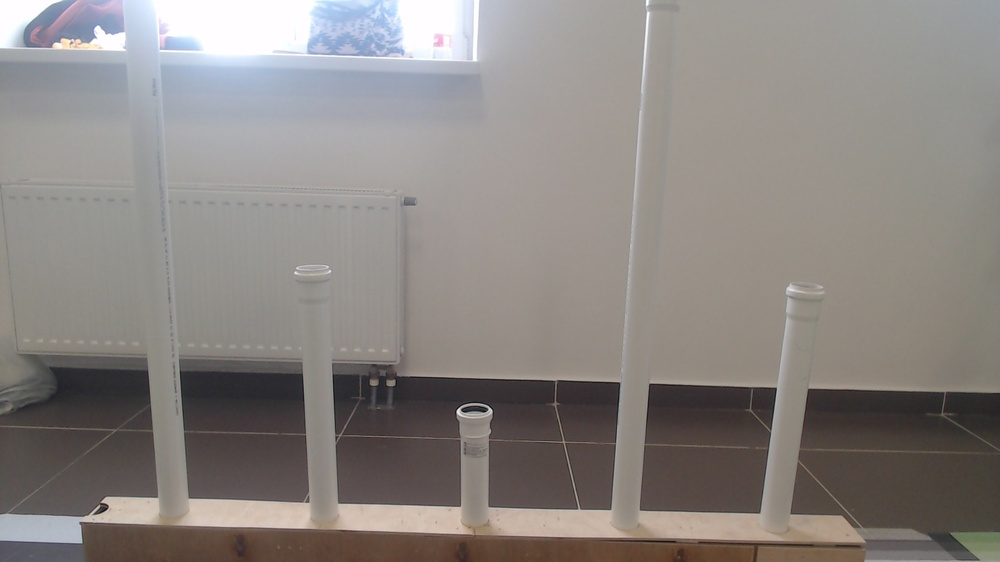
#> input picture opencv_tests/lab-alt.jpg, 1000 x 562 px, shrunk from 1920 x 1080 before the run, given in place of the camera
$ python test0.py
#> lines starting #> are read from the running program, lines starting #| are printed output that depends on the picture; after the words box and inside, x2 and y2 are one past the last pixel; in counts of white or black regions, pixels touching at a corner belong together
import numpy as np
import cv2
import time


def main_video():
    fps = 0
    show_fps = 0
    temp_time = int(time.time())
    cap = cv2.VideoCapture(0)
    while True:

        ret, frame = cap.read()
#> frame is the input picture: shape (562, 1000, 3); mean B, G, R 130, 133.5, 138.8
        if not ret:
            print("Can't receive frame (stream end?). Exiting ...")
            break
        fps += 1
        if temp_time != int(time.time()):
            print(fps)
            show_fps = fps
            fps = 0
        temp_time = int(time.time())
        font = cv2.FONT_HERSHEY_PLAIN
        frame = cv2.putText(frame, f'FPS {show_fps}', (0, 15), font, 1, (255, 255, 255), 2, cv2.LINE_AA)
#> frame: shape (562, 1000, 3); 0.05% of pixels changed, all inside (x1, y1, x2, y2) = (1, 4, 48, 17)
        frame = cv2.putText(frame, f'FPS {show_fps}', (0, 30), font, 1, (0, 0, 0), 2, cv2.LINE_AA)
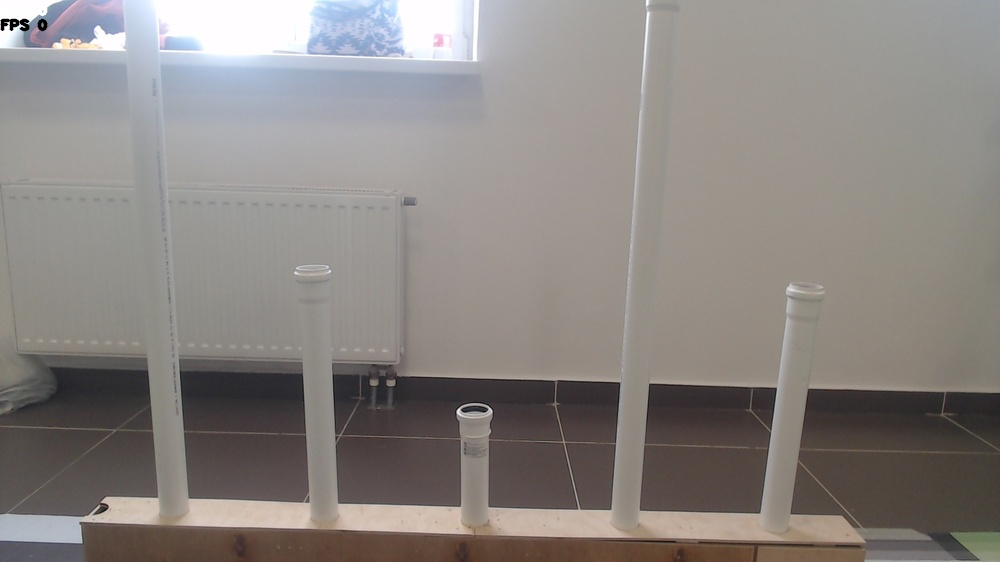
#> frame: shape (562, 1000, 3); mean B, G, R 129.9, 133.4, 138.7

        cv2.imshow('test', frame)

        gray = cv2.cvtColor(frame, cv2.COLOR_BGR2GRAY)
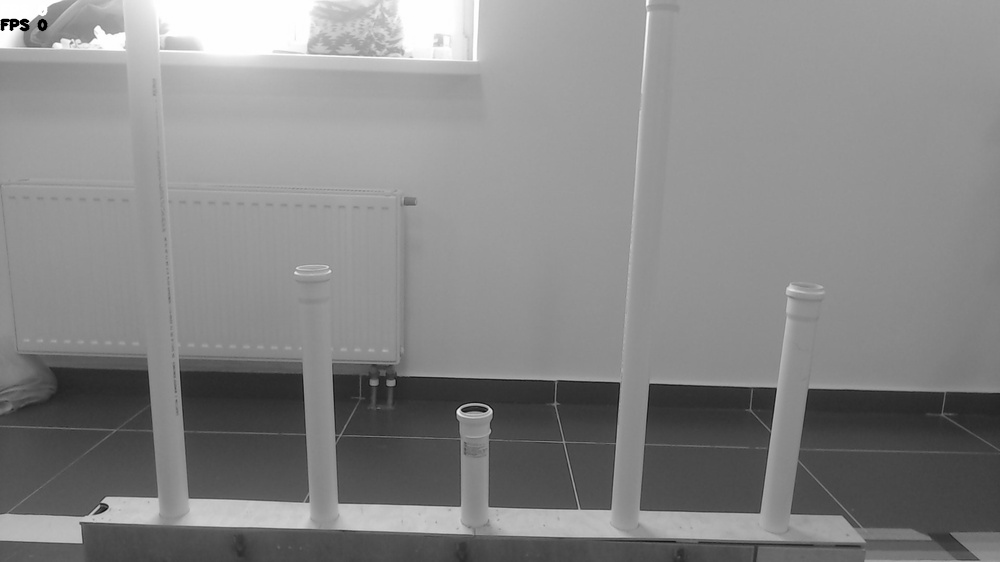
#> gray: shape (562, 1000); min 0, max 255, mean 134.6
        b, g, r = cv2.split(frame)
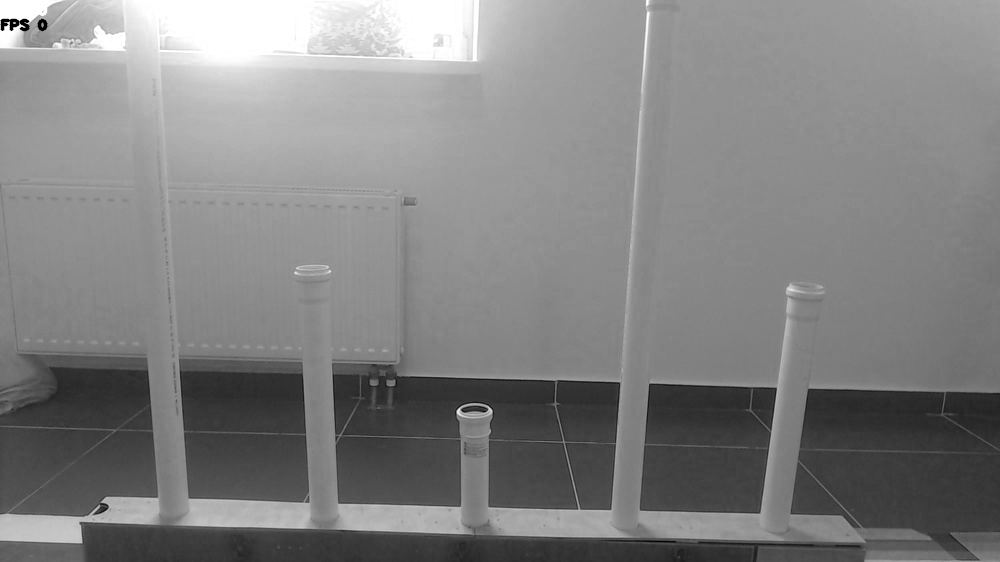
#> b: shape (562, 1000); min 0, max 255, mean 129.9

        sift = cv2.SIFT_create()
        kp = sift.detect(gray, None)
#> kp = 273 keypoints; strongest (x, y, size): (11, 29, 2.3), (2, 29, 2.2), (20, 26, 2.2), (7, 20, 2.2)
        siftt = cv2.drawKeypoints(gray, kp, frame)

        ret, threshold_image = cv2.threshold(frame, 127, 255, 0)
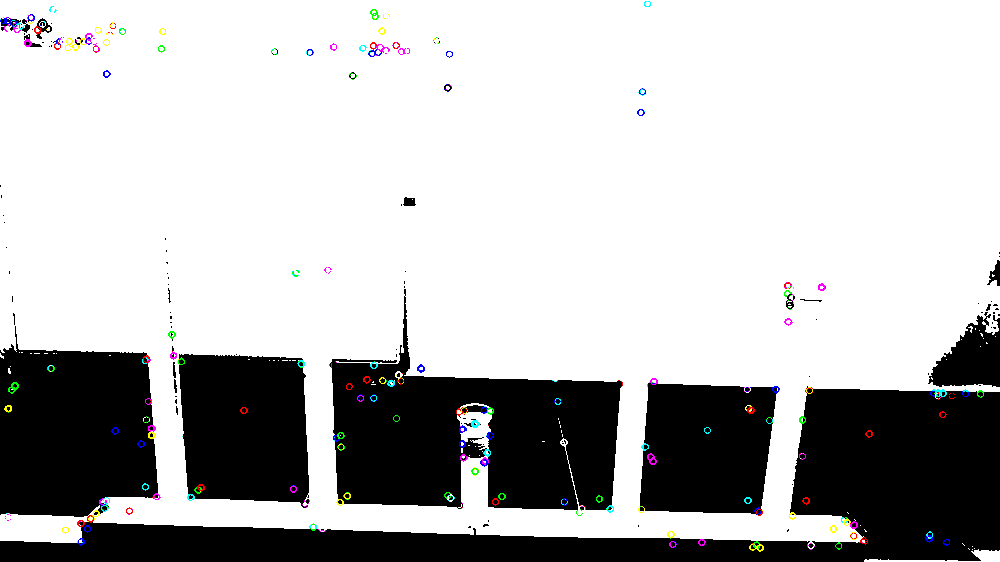
#> threshold_image: shape (562, 1000, 3); mean B, G, R 186, 185.8, 185.9

        cv2.imshow('green', g)
        cv2.imshow('gray', gray)
        cv2.imshow('threshold_image', threshold_image)
        cv2.imshow('sift', siftt)
        if cv2.waitKey(1) & 0xFF == ord('q'):
#> (key q is pressed here)
            break
        if cv2.waitKey(1) & 0xFF == ord('й'):
            break

    # When everything done, release the capture
    cap.release()
    cv2.destroyAllWindows()


def main_photo(path):
    frame = cv2.imread(path)
    gray = cv2.cvtColor(frame, cv2.COLOR_BGR2GRAY)
    b, g, r = cv2.split(frame)

    ret, threshold_image = cv2.threshold(frame, 127, 255, 0)

    sift = cv2.SIFT_create()
    kp = sift.detect(gray, None)
    siftt = cv2.drawKeypoints(frame, kp, frame)

    cv2.imshow('green', g)
    cv2.imshow('gray', gray)
    cv2.imshow('threshold_image', threshold_image)
    cv2.imshow('sift', siftt)
    cv2.waitKey(0)
    cv2.destroyAllWindows()


if __name__ == '__main__':
    main_video()
    # main_photo('lab.png')

$ run again, on opencv_tests/lab-latest-1.jpg
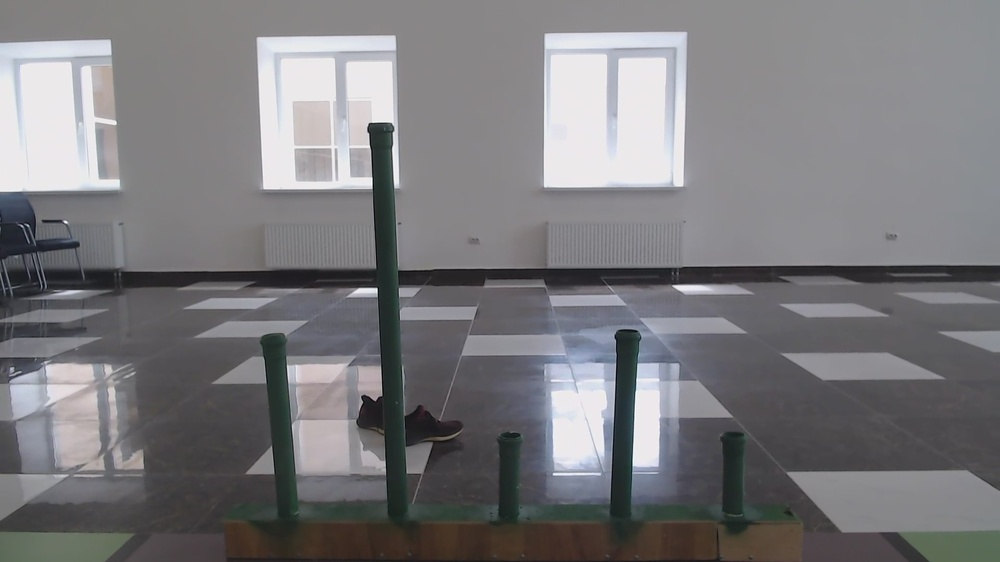
#> input picture opencv_tests/lab-latest-1.jpg, 1000 x 562 px, shrunk from 1920 x 1080 before the run, given in place of the camera
#> in main_video, frame is the input picture: shape (562, 1000, 3); mean B, G, R 124.6, 121.8, 122.6
#> in main_video, `b, g, r = cv2.split(frame)`:
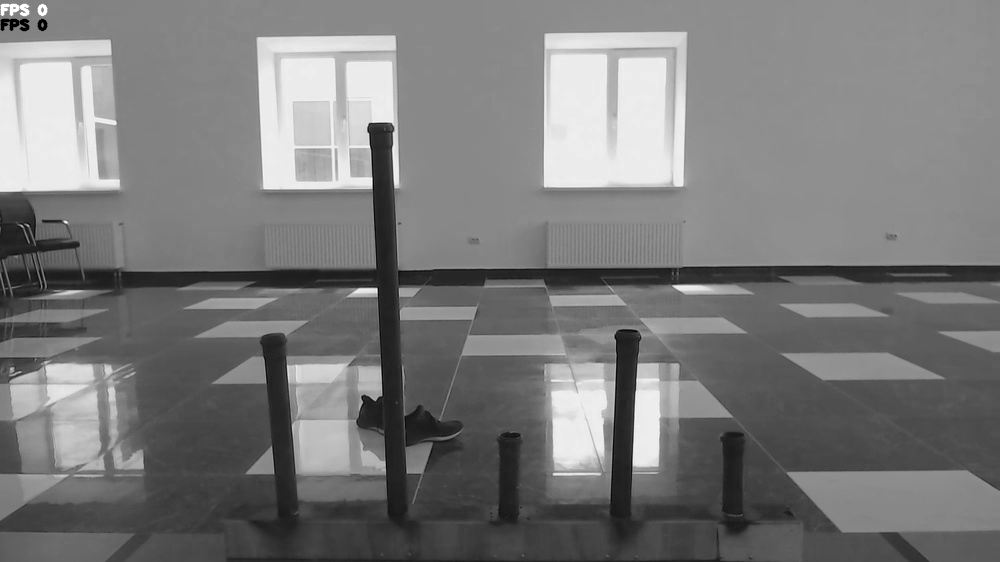
#> r: shape (562, 1000); min 0, max 255, mean 122.6
#> kp = 534 keypoints; strongest (x, y, size): (373, 291, 6.5), (65, 222, 2), (379, 134, 16.7), (646, 452, 21.9)
#> in main_video, `ret, threshold_image = cv2.threshold(frame, 127, 255, 0)`:
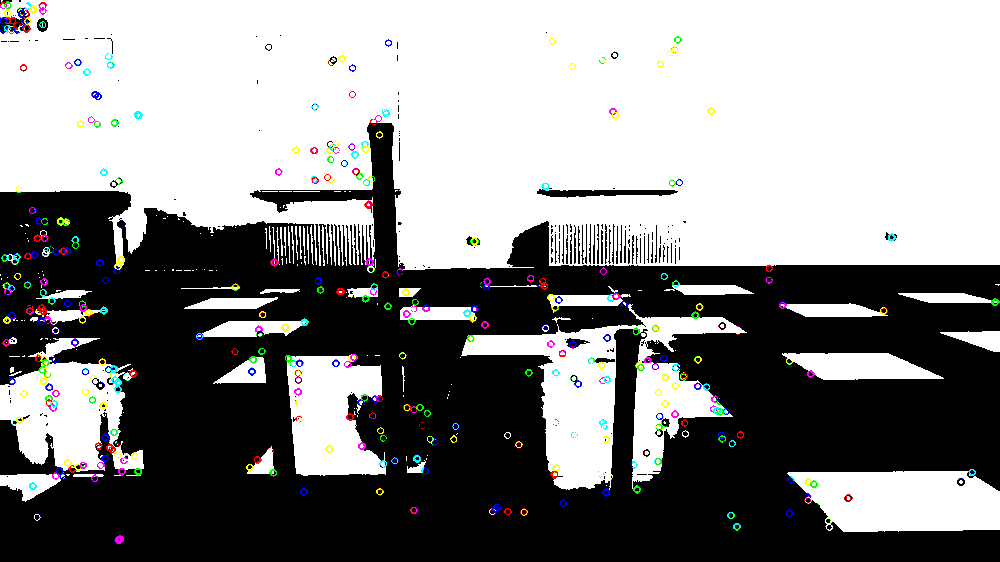
#> threshold_image: shape (562, 1000, 3); mean B, G, R 138.1, 138.2, 138.2

$ run again, on opencv_tests/lab-latest-2.jpg
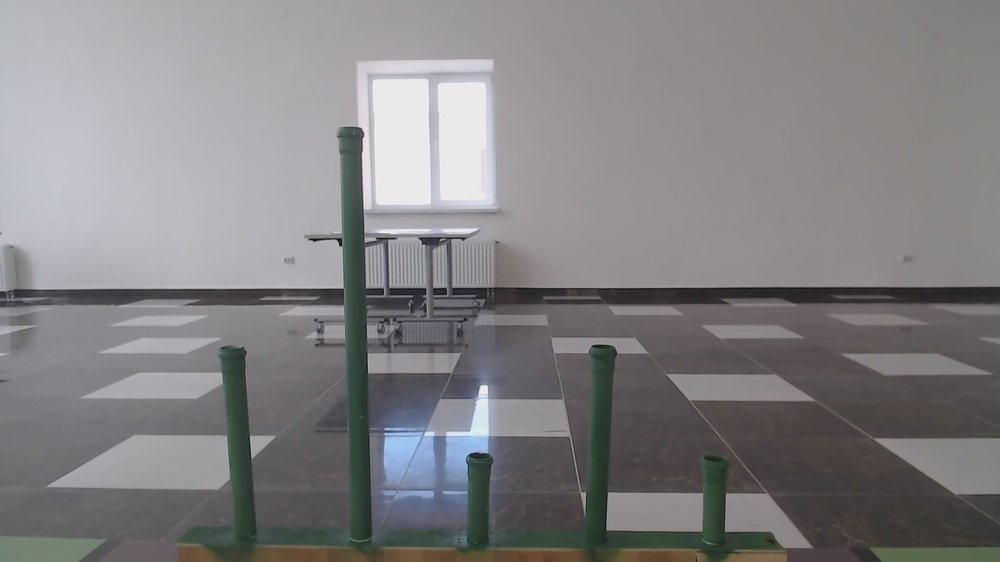
#> input picture opencv_tests/lab-latest-2.jpg, 1000 x 562 px, shrunk from 1920 x 1080 before the run, given in place of the camera
#> in main_video, frame is the input picture: shape (562, 1000, 3); mean B, G, R 130.8, 129.2, 130.9
#> in main_video, `b, g, r = cv2.split(frame)`:
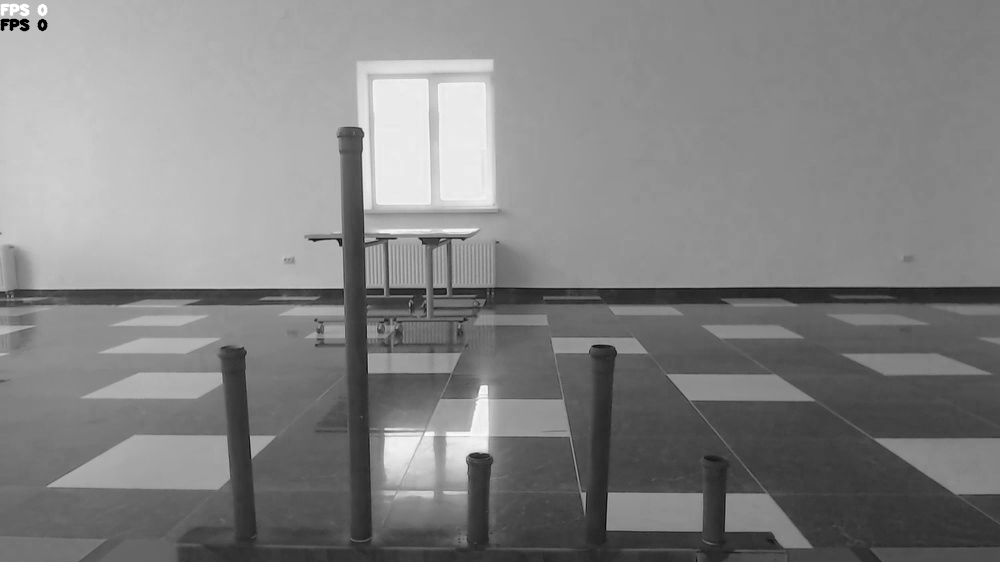
#> b: shape (562, 1000); min 0, max 255, mean 130.7
#> kp = 434 keypoints; strongest (x, y, size): (42, 25, 7.8), (11, 29, 2.3), (21, 28, 2.1), (2, 29, 2.2)
#> in main_video, `ret, threshold_image = cv2.threshold(frame, 127, 255, 0)`:
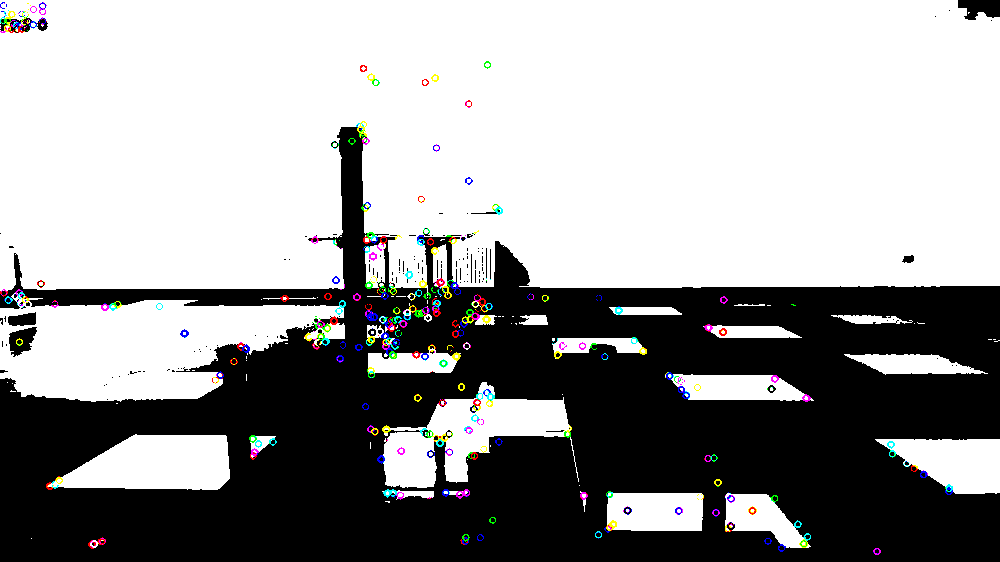
#> threshold_image: shape (562, 1000, 3); mean B, G, R 155.6, 155.6, 155.6
